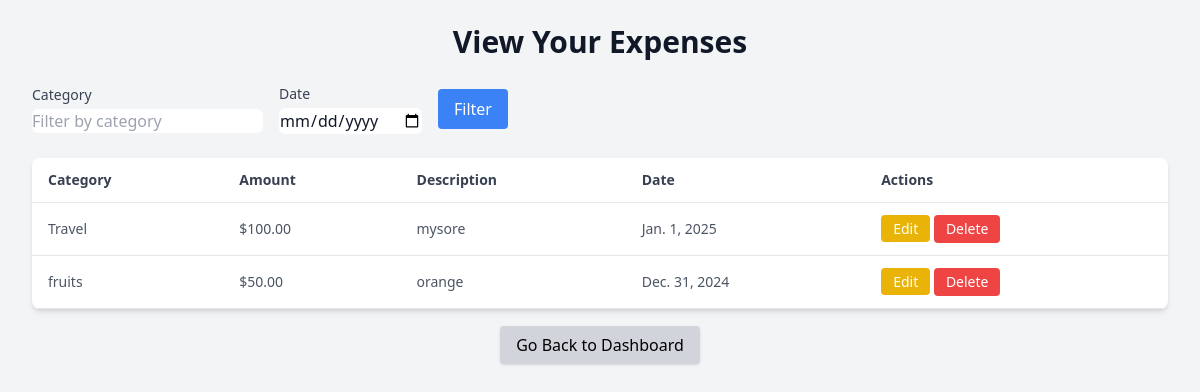
The page /view_expense/ (signed in) on the database its author committed.
### expenses/models.py (models this page shows, shortened)
class Expense(models.Model):
    user = models.ForeignKey(User, on_delete=models.CASCADE)  # Link each expense to a user
    category = models.CharField(max_length=255)
    amount = models.DecimalField(max_digits=10, decimal_places=2)
    description = models.TextField(null=True, blank=True)  # Add description field
    date = models.DateField()

### expenses/views.py (the view)
# urls.py: path('view_expense/', views.view_expense, name='view_expense'),
@login_required
def view_expense(request):
    user = request.user
    expenses = Expense.objects.filter(user=user).order_by('-date')  # Display expenses in reverse date order
    category_filter = request.GET.get('category', '')
    date_filter = request.GET.get('date', '')
    if category_filter:
        expenses = expenses.filter(category__icontains=category_filter)
    if date_filter:
        expenses = expenses.filter(date=date_filter)
    context = {
        'expenses': expenses,
        'category_filter': category_filter,
        'date_filter': date_filter,
    }
    return render(request, 'view_expense.html', context)

### expenses/templates/view_expense.html (shortened to what this page needs)
<!DOCTYPE html>
<html lang="en">
<head>
    <script src="https://cdn.tailwindcss.com"></script>
</head>
<body class="bg-gray-100 font-sans text-gray-900">
    <div class="max-w-7xl mx-auto px-4 sm:px-6 lg:px-8 py-6">
        <h2 class="text-3xl font-semibold text-center mb-6">View Your Expenses</h2>
        <form method="GET" class="mb-6">
            <div class="flex items-center space-x-4">
                <div>
                    <label for="category" class="block text-sm font-medium text-gray-700">Category</label>
                    <input type="text" name="category" value="{{ category_filter }}" placeholder="Filter by category" class="mt-1 block w-full rounded-md border-gray-300">
                </div>
                <div>
                    <label for="date" class="block text-sm font-medium text-gray-700">Date</label>
                    <input type="date" name="date" value="{{ date_filter }}" class="mt-1 block w-full rounded-md border-gray-300">
                </div>
                <div>
                    <button type="submit" class="bg-blue-500 text-white py-2 px-4 rounded">Filter</button>
                </div>
            </div>
        </form>
        <table class="min-w-full bg-white shadow-md rounded-lg">
            <thead>
                <tr class="border-b">
                    <th class="py-3 px-4 text-left text-sm font-semibold text-gray-700">Category</th>
                    <th class="py-3 px-4 text-left text-sm font-semibold text-gray-700">Amount</th>
                    <th class="py-3 px-4 text-left text-sm font-semibold text-gray-700">Description</th>
                    <th class="py-3 px-4 text-left text-sm font-semibold text-gray-700">Date</th>
                    <th class="py-3 px-4 text-left text-sm font-semibold text-gray-700">Actions</th>
                </tr>
            </thead>
            <tbody>
                {% for expense in expenses %}
                <tr class="border-b">
                    <td class="py-3 px-4 text-sm text-gray-600">{{ expense.category }}</td>
                    <td class="py-3 px-4 text-sm text-gray-600">${{ expense.amount }}</td>
                    <td class="py-3 px-4 text-sm text-gray-600">{{ expense.description }}</td>
                    <td class="py-3 px-4 text-sm text-gray-600">{{ expense.date }}</td>
                    <td class="py-3 px-4 text-sm text-gray-600">
                        <a href="{% url 'edit_expense' expense.id %}" class="bg-yellow-500 text-white py-1 px-3 rounded hover:bg-yellow-600">Edit</a>
                        <form action="{% url 'delete_expense' expense.id %}" method="POST" class="inline-block">
                            <button type="submit" class="bg-red-500 text-white py-1 px-3 rounded hover:bg-red-600">Delete</button>
                        </form>
                    </td>
                </tr>
                {% empty %}
                <tr>
                    <td colspan="5" class="py-3 px-4 text-sm text-gray-600 text-center">No expenses found</td>
                </tr>
                {% endfor %}
            </tbody>
        </table>
        <div class="mt-6 text-center">
            <a href="{% url 'dashboard' %}" class="bg-gray-300 text-black py-2 px-4 rounded shadow hover:bg-gray-400">
                Go Back to Dashboard
            </a>
        </div>
    </div>
</body>
</html>

### rows shown on the page
Expense: category "Travel", amount "100.00", description "mysore", date "Jan. 1, 2025"
Expense: category "fruits", amount "50.00", description "orange", date "Dec. 31, 2024"
